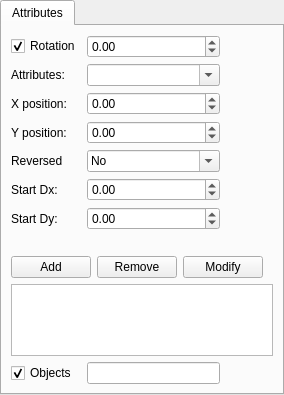
<?xml version="1.0" encoding="UTF-8"?>
<ui version="4.0">
 <class>Form</class>
 <widget class="QWidget" name="Form">
  <property name="geometry">
   <rect>
    <x>0</x>
    <y>0</y>
    <width>284</width>
    <height>379</height>
   </rect>
  </property>
  <property name="windowTitle">
   <string>Multi Beam Properties</string>
  </property>
  <layout class="QGridLayout" name="gridLayout_2">
   <property name="leftMargin">
    <number>0</number>
   </property>
   <property name="topMargin">
    <number>0</number>
   </property>
   <property name="rightMargin">
    <number>0</number>
   </property>
   <property name="bottomMargin">
    <number>0</number>
   </property>
   <item row="0" column="0">
    <widget class="QTabWidget" name="tabWidget">
     <property name="currentIndex">
      <number>0</number>
     </property>
     <property name="objectProperty" stdset="0">
      <string/>
     </property>
     <property name="widgetAction" stdset="0">
      <string/>
     </property>
     <widget class="QWidget" name="tabAttributes">
      <attribute name="title">
       <string>Attributes</string>
      </attribute>
      <layout class="QGridLayout" name="gridLayout">
       <item row="0" column="0">
        <widget class="QCheckBox" name="checkBoxToggleRotationAngle">
         <property name="text">
          <string>Rotation</string>
         </property>
         <property name="checked">
          <bool>true</bool>
         </property>
         <property name="objectProperty" stdset="0">
          <string>RotationAngle</string>
         </property>
         <property name="widgetAction" stdset="0">
          <string>toggleModifyProperty</string>
         </property>
        </widget>
       </item>
       <item row="0" column="1" colspan="3">
        <widget class="QDoubleSpinBox" name="doubleSpinBoxRotationAngle">
         <property name="sizePolicy">
          <sizepolicy hsizetype="MinimumExpanding" vsizetype="Fixed">
           <horstretch>0</horstretch>
           <verstretch>0</verstretch>
          </sizepolicy>
         </property>
         <property name="minimum">
          <double>-100000000000.000000000000000</double>
         </property>
         <property name="maximum">
          <double>100000000000.000000000000000</double>
         </property>
         <property name="objectProperty" stdset="0">
          <string>RotationAngle</string>
         </property>
         <property name="widgetAction" stdset="0">
          <string/>
         </property>
        </widget>
       </item>
       <item row="0" column="4" colspan="2">
        <spacer name="horizontalSpacer_5">
         <property name="orientation">
          <enum>Qt::Horizontal</enum>
         </property>
         <property name="sizeHint" stdset="0">
          <size>
           <width>271</width>
           <height>20</height>
          </size>
         </property>
        </spacer>
       </item>
       <item row="1" column="0">
        <widget class="QLabel" name="label">
         <property name="text">
          <string>Attributes:</string>
         </property>
        </widget>
       </item>
       <item row="1" column="1" colspan="3">
        <widget class="QComboBox" name="comboBoxAttributes">
         <property name="sizePolicy">
          <sizepolicy hsizetype="MinimumExpanding" vsizetype="Fixed">
           <horstretch>0</horstretch>
           <verstretch>0</verstretch>
          </sizepolicy>
         </property>
         <property name="editable">
          <bool>true</bool>
         </property>
        </widget>
       </item>
       <item row="1" column="4" colspan="2">
        <spacer name="horizontalSpacer_6">
         <property name="orientation">
          <enum>Qt::Horizontal</enum>
         </property>
         <property name="sizeHint" stdset="0">
          <size>
           <width>271</width>
           <height>20</height>
          </size>
         </property>
        </spacer>
       </item>
       <item row="2" column="0">
        <widget class="QLabel" name="label_2">
         <property name="text">
          <string>X position:</string>
         </property>
        </widget>
       </item>
       <item row="2" column="1" colspan="3">
        <widget class="QDoubleSpinBox" name="doubleSpinBoxXPosition">
         <property name="sizePolicy">
          <sizepolicy hsizetype="MinimumExpanding" vsizetype="Fixed">
           <horstretch>0</horstretch>
           <verstretch>0</verstretch>
          </sizepolicy>
         </property>
         <property name="suffix">
          <string/>
         </property>
         <property name="minimum">
          <double>-10000000000000000.000000000000000</double>
         </property>
         <property name="maximum">
          <double>10000000000000000.000000000000000</double>
         </property>
         <property name="value">
          <double>0.000000000000000</double>
         </property>
        </widget>
       </item>
       <item row="2" column="4" colspan="2">
        <spacer name="horizontalSpacer_7">
         <property name="orientation">
          <enum>Qt::Horizontal</enum>
         </property>
         <property name="sizeHint" stdset="0">
          <size>
           <width>271</width>
           <height>20</height>
          </size>
         </property>
        </spacer>
       </item>
       <item row="3" column="0">
        <widget class="QLabel" name="label_3">
         <property name="text">
          <string>Y position:</string>
         </property>
        </widget>
       </item>
       <item row="3" column="1" colspan="3">
        <widget class="QDoubleSpinBox" name="doubleSpinBoxYPosition">
         <property name="sizePolicy">
          <sizepolicy hsizetype="MinimumExpanding" vsizetype="Fixed">
           <horstretch>0</horstretch>
           <verstretch>0</verstretch>
          </sizepolicy>
         </property>
         <property name="minimum">
          <double>-10000000000000000.000000000000000</double>
         </property>
         <property name="maximum">
          <double>10000000000000000.000000000000000</double>
         </property>
        </widget>
       </item>
       <item row="3" column="4" colspan="2">
        <spacer name="horizontalSpacer_8">
         <property name="orientation">
          <enum>Qt::Horizontal</enum>
         </property>
         <property name="sizeHint" stdset="0">
          <size>
           <width>271</width>
           <height>20</height>
          </size>
         </property>
        </spacer>
       </item>
       <item row="4" column="0">
        <widget class="QLabel" name="labelReversed">
         <property name="text">
          <string>Reversed</string>
         </property>
        </widget>
       </item>
       <item row="4" column="1" colspan="3">
        <widget class="QComboBox" name="comboBoxReversed">
         <property name="sizePolicy">
          <sizepolicy hsizetype="Minimum" vsizetype="Fixed">
           <horstretch>0</horstretch>
           <verstretch>0</verstretch>
          </sizepolicy>
         </property>
         <property name="editable">
          <bool>true</bool>
         </property>
         <item>
          <property name="text">
           <string>No</string>
          </property>
         </item>
         <item>
          <property name="text">
           <string>Yes</string>
          </property>
         </item>
        </widget>
       </item>
       <item row="4" column="4" colspan="2">
        <spacer name="horizontalSpacer_3">
         <property name="orientation">
          <enum>Qt::Horizontal</enum>
         </property>
         <property name="sizeHint" stdset="0">
          <size>
           <width>271</width>
           <height>20</height>
          </size>
         </property>
        </spacer>
       </item>
       <item row="5" column="0">
        <widget class="QLabel" name="labelStartDx">
         <property name="text">
          <string>Start Dx:</string>
         </property>
        </widget>
       </item>
       <item row="5" column="1" colspan="3">
        <widget class="QDoubleSpinBox" name="doubleSpinBoxStartDx">
         <property name="sizePolicy">
          <sizepolicy hsizetype="MinimumExpanding" vsizetype="Fixed">
           <horstretch>0</horstretch>
           <verstretch>0</verstretch>
          </sizepolicy>
         </property>
         <property name="minimum">
          <double>-10000000000000000.000000000000000</double>
         </property>
         <property name="maximum">
          <double>10000000000000000.000000000000000</double>
         </property>
        </widget>
       </item>
       <item row="5" column="4" colspan="2">
        <spacer name="horizontalSpacer_9">
         <property name="orientation">
          <enum>Qt::Horizontal</enum>
         </property>
         <property name="sizeHint" stdset="0">
          <size>
           <width>271</width>
           <height>20</height>
          </size>
         </property>
        </spacer>
       </item>
       <item row="6" column="0">
        <widget class="QLabel" name="labelStartDy">
         <property name="text">
          <string>Start Dy:</string>
         </property>
        </widget>
       </item>
       <item row="6" column="1" colspan="3">
        <widget class="QDoubleSpinBox" name="doubleSpinBoxStartDy">
         <property name="sizePolicy">
          <sizepolicy hsizetype="MinimumExpanding" vsizetype="Fixed">
           <horstretch>0</horstretch>
           <verstretch>0</verstretch>
          </sizepolicy>
         </property>
         <property name="minimum">
          <double>-10000000000000000.000000000000000</double>
         </property>
         <property name="maximum">
          <double>10000000000000000.000000000000000</double>
         </property>
        </widget>
       </item>
       <item row="6" column="4" colspan="2">
        <spacer name="horizontalSpacer_10">
         <property name="orientation">
          <enum>Qt::Horizontal</enum>
         </property>
         <property name="sizeHint" stdset="0">
          <size>
           <width>271</width>
           <height>20</height>
          </size>
         </property>
        </spacer>
       </item>
       <item row="7" column="0" colspan="6">
        <spacer name="horizontalSpacer">
         <property name="orientation">
          <enum>Qt::Horizontal</enum>
         </property>
         <property name="sizeHint" stdset="0">
          <size>
           <width>132</width>
           <height>20</height>
          </size>
         </property>
        </spacer>
       </item>
       <item row="8" column="0" colspan="2">
        <widget class="QPushButton" name="toolButtonAdd">
         <property name="sizePolicy">
          <sizepolicy hsizetype="Fixed" vsizetype="Fixed">
           <horstretch>0</horstretch>
           <verstretch>0</verstretch>
          </sizepolicy>
         </property>
         <property name="text">
          <string>Add</string>
         </property>
        </widget>
       </item>
       <item row="8" column="2">
        <widget class="QPushButton" name="toolButtonRemove">
         <property name="sizePolicy">
          <sizepolicy hsizetype="Fixed" vsizetype="Fixed">
           <horstretch>0</horstretch>
           <verstretch>0</verstretch>
          </sizepolicy>
         </property>
         <property name="text">
          <string>Remove</string>
         </property>
        </widget>
       </item>
       <item row="8" column="3" colspan="2">
        <widget class="QPushButton" name="toolButtonModify">
         <property name="text">
          <string>Modify</string>
         </property>
        </widget>
       </item>
       <item row="8" column="5">
        <spacer name="horizontalSpacer_2">
         <property name="orientation">
          <enum>Qt::Horizontal</enum>
         </property>
         <property name="sizeHint" stdset="0">
          <size>
           <width>231</width>
           <height>20</height>
          </size>
         </property>
        </spacer>
       </item>
       <item row="9" column="0" colspan="6">
        <widget class="QTreeView" name="tableViewObjects">
         <property name="sizePolicy">
          <sizepolicy hsizetype="Ignored" vsizetype="Expanding">
           <horstretch>0</horstretch>
           <verstretch>0</verstretch>
          </sizepolicy>
         </property>
         <property name="editTriggers">
          <set>QAbstractItemView::EditKeyPressed|QAbstractItemView::SelectedClicked</set>
         </property>
         <property name="showDropIndicator" stdset="0">
          <bool>false</bool>
         </property>
         <property name="rootIsDecorated">
          <bool>false</bool>
         </property>
         <property name="itemsExpandable">
          <bool>false</bool>
         </property>
         <property name="expandsOnDoubleClick">
          <bool>false</bool>
         </property>
        </widget>
       </item>
       <item row="10" column="0">
        <widget class="QCheckBox" name="checkBoxToggleObjects">
         <property name="text">
          <string>Objects</string>
         </property>
         <property name="checked">
          <bool>true</bool>
         </property>
         <property name="objectProperty" stdset="0">
          <string>Objects</string>
         </property>
         <property name="widgetAction" stdset="0">
          <string>toggleModifyProperty</string>
         </property>
        </widget>
       </item>
       <item row="10" column="1" colspan="3">
        <widget class="QLineEdit" name="lineEditObjects">
         <property name="objectProperty" stdset="0">
          <string>Objects</string>
         </property>
         <property name="widgetAction" stdset="0">
          <string/>
         </property>
        </widget>
       </item>
      </layout>
     </widget>
    </widget>
   </item>
  </layout>
 </widget>
 <resources/>
 <connections/>
</ui>
